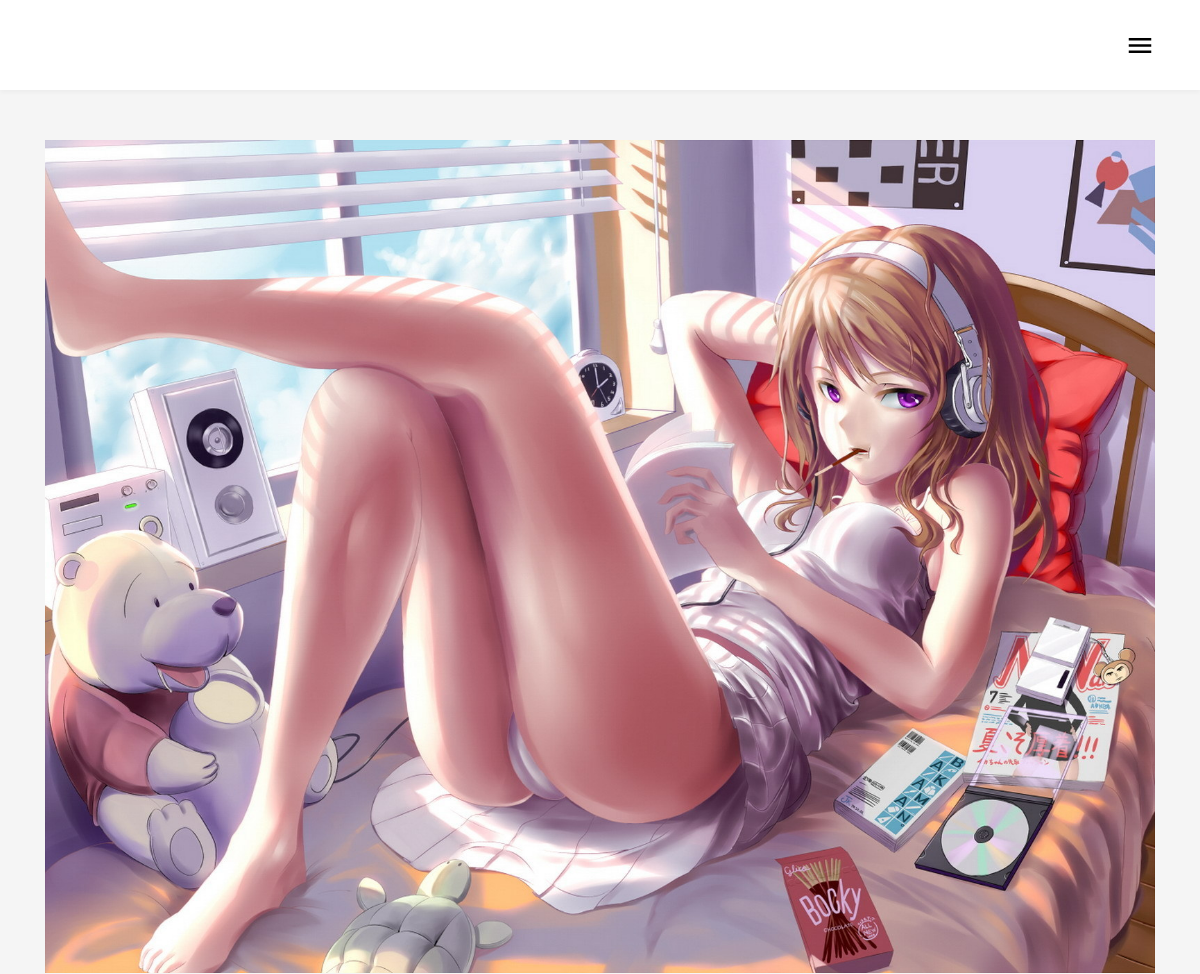
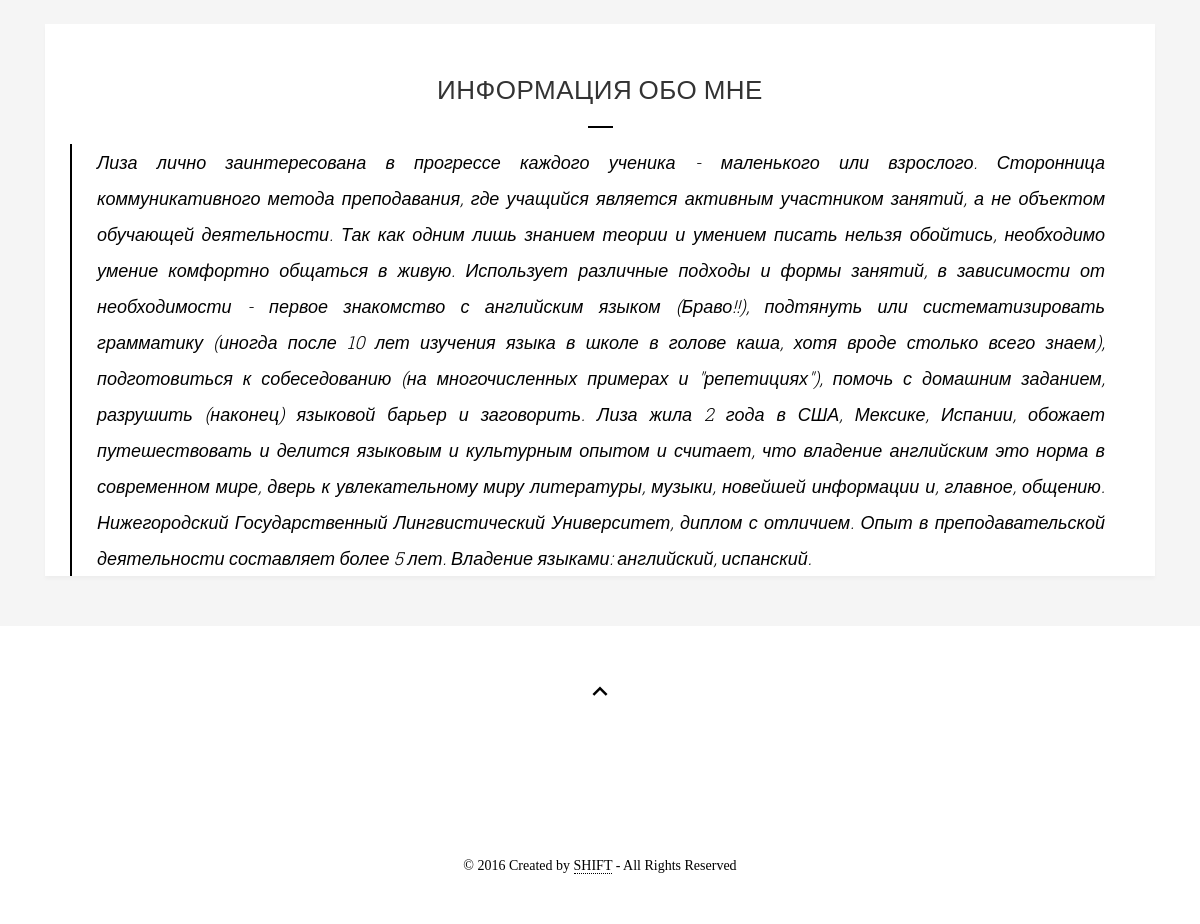
Screenshot of /index.php/main/aboutme with the database file from the repository (2 pictures, top to bottom).
### tables this page shows
CREATE TABLE IF NOT EXISTS `setting` (
  `id` int(5) NOT NULL AUTO_INCREMENT,
  `set` varchar(255) NOT NULL,
  `title` varchar(255) NOT NULL,
  `full_text` text NOT NULL,
  `img` varchar(255) NOT NULL,
  `video` varchar(255) NOT NULL,
  `audio` varchar(255) NOT NULL,
  `add` varchar(255) NOT NULL,
  `add2` varchar(255) NOT NULL,
  PRIMARY KEY (`id`)
);

### application/controllers/Main.php (called while the page is built, shortened)
<?php
class Main extends CI_Controller {
	public $data;
	public function __construct()
        {
			$this->load->model('Main_m');
			$this->data['slider']=$this->Main_m->get_slider();
			$this->data['slider2']=$this->Main_m->get_slider2();
			$this->data['about_me']=$this->Main_m->get_setting('about_me');
			$pos = strpos($this->data['about_me']->full_text, '.');
			$this->data['about_me']->full_text=substr($this->data['about_me']->full_text, 0, $pos);
			$this->data['vaz_news']=$this->Main_m->get_vaz_new();
			$this->data['count']['0']=$this->Main_m->get_count('text');
			$this->data['count']['1']=$this->Main_m->get_count('audio');
			$this->data['count']['2']=$this->Main_m->get_count('video');
			$this->data['count']['3']=$this->Main_m->get_count('chit');
        }
	public function aboutme()
	{
		$this->data['about_me']=$this->Main_m->get_setting('about_me');
		$this->load->view('aboutme',$this->data);
	}
}

### index.php (called while the page is built, shortened)
<?php
require_once BASEPATH.'core/CodeIgniter.php';

### application/models/Main_m.php (called while the page is built, shortened)
<?php
class Main_m extends CI_Model {
		public function get_vaz_new()
        {
				$this->db->where('vazhno','1');
                $query = $this->db->get('news');
                return $query->result();
        }
		public function get_setting($par)
        {
			$this->db->where('set',$par);
                $query = $this->db->get('setting');
                return $query->row();
        }
		public function get_count($par)
        {
			$this->db->where('type', $par);
			$this->db->from('news');
			return $this->db->count_all_results();
		}
}
?>

### application/views/aboutme.php (the view, shortened to what this page needs)
<!DOCTYPE html>
<html lang="en">
  <head>
    <link href="/css/bootstrap.css" rel="stylesheet">
    <link href="/css/fonts.css" rel="stylesheet">
    <link href="/css/main.css" rel="stylesheet">
    <link href="/css/select.css" rel="stylesheet">
    <link href="/css/jquery.mb.YTPlayer.min.css" rel="stylesheet">
    <link href="/css/owl.carousel.css" rel="stylesheet">
	<link href="/css/responsive.css" rel="stylesheet">
    <link rel="stylesheet/less" href="/css/skin.less">
<link rel="stylesheet" href="//maxcdn.bootstrapcdn.com/font-awesome/4.3.0/css/font-awesome.min.css">
  </head>
  <body>
  <div id="un-wrap">
<header class="un-header-wide un-shadow">
	<div class="un-menu-device">
    	<div class="un-container">
            <div class="un-logo-left un-logo-device un-pull-left">
                <a href="index.html"><img src="img/logo-head.png" alt="Inkas"></a>
            </div>
            <div class="un-btn-switch un-pull-right">
                <i class="un-icon-menu"></i>
            </div>
        </div>
    </div>
    <div class="un-share-center">
    </div>
</header>
        <div class="un-page-standard un-page-full">
            <div class="un-container un-content">
                      		<div class="un-item-page">
            	<div class="un-widget-about-photo ">
                    <img src="<?php echo $about_me->img?>" alt="" >
                </div>
                <div class="un-page-caption un-shadow">
                	<div class="un-share-mask"></div>
                	<div class="un-page-head">
                        <div class="un-page-title">Информация обо мне</div>
                        <div class="un-divider-center"></div>
                    </div>
                    <div class="un-page-content">
					<blockquote><?php echo $about_me->full_text?> </blockquote>
                    </div>
            	</div>
			</div>
            </div>
        </div>
        <footer class="un-footer">
            <div class="un-container">
                <div class="un-btn-top">
                    <i class="un-icon-keyboard-arrow-up"></i>
                </div>
                <div class="un-logo-footer">
                    <a href="#"><img src="img/logo-footer.png" alt=""></a>
                </div>
                <div class="un-copy">&copy; 2016 Created by <a href="http://shift.od.ua">SHIFT</a> - All Rights Reserved</div>
            </div>
        </footer>
    </div>
</body>
</html>

### css/main.css (style rules this page uses)
html, body { height: 100%; }
body { background-color: #f5f5f5; font-size: 14px; font-family: 'Century Gothic'; overflow-x: hidden; }
#un-wrap { height: 100%; width: 100%; position: relative; z-index: 1; }
.un-shadow { -webkit-box-shadow: 0px 3px 4px 0px rgba(0,0,0,0.03); -moz-box-shadow: 0px 3px 4px 0px rgba(0,0,0,0.03); box-shadow: 0px 3px 4px 0px rgba(0,0,0,0.03); }
blockquote { padding: 0 25px; margin: 0 0 25px 0; font-size: 18px; line-height: 36px; font-style: italic; font-weight: 300; border-left-width: 2px; border-left-style: solid; font-family: 'Roboto Slab', sans-serif; text-align: justify; }
.un-header-wide { width: 100%; height: 150px; margin-bottom: 50px; background: #fff; position: relative; }
.un-sticky .un-header-wide { height: 70px; }
.un-menu-device { display: none; }
.un-btn-switch { height: 40px; width: 40px; text-align: right; }
.un-btn-switch i { line-height: 40px; font-size: 30px; }
.un-logo-device img { max-height: 40px; }
.un-share-mask { position: absolute; top: 0; right: 0; width: 25px; height: 135px; background: #fff; z-index: 2; }
.un-share-center { top: 125px; width: 100%; height: 30px; z-index: -1; text-align: center; position: absolute; }
.un-sticky .un-share-center { top: 45px; }
.un-divider-center { display: block; width: 25px; border-top-style: solid; border-top-width: 2px; margin: 0 auto 16px auto; }
.un-footer { background: #fff; padding: 50px 0; text-align: center; }
.un-btn-top { margin-bottom: 50px; }
.un-btn-top i { font-size: 30px; cursor: pointer; }
.un-logo-footer { margin-bottom: 50px; }
.un-copy { font-size: 14px; }
.un-copy a { border-bottom-style: dotted; border-bottom-width: 1px; }
.un-widget-about-photo { height: auto; width: 100%; margin-bottom: 25px; }
.un-widget-about-photo img { height: auto; width: 100%; }
.un-item-post, .un-item-page { margin-bottom: 50px; }
.un-page-caption { background-color: #fff; padding: 0 25px; position: relative; }
.un-post-content, .un-page-content { line-height: 24px; }
.un-post-head, .un-page-head { padding-top: 50px; text-align: center; }
.un-page-title { text-transform: uppercase; font-family: 'Cabin', sans-serif; color: #333; margin-bottom: 20px; letter-spacing: 0.5px; font-size: 26px; font-weight: 400; }

### css/responsive.css (style rules this page uses)
@media screen and (max-width: 1200px) { .un-menu-device { display: block; } }
@media screen and (max-width: 1200px) { .un-header-sticky, .un-header-wide { height: 90px; padding: 25px 0; } }

### rows the page displays
setting: img (picture), full_text "Лиза лично заинтересована в прогрессе каждого ученика - маленького или взрослого. Сторонница коммуникативного метода преподавания, где учащийся является активным участником занятий, а не объектом обучающей деятельности. Так как одним лишь знанием теории и умением писать нельзя обойтись, необходимо умение комфортно общаться в живую. Использует различные подходы и формы занятий, в зависимости от необходимости - первое знакомство с английским языком (Браво!!), подтянуть или систематизировать грамматику (иногда после 10 лет изучения языка в школе в голове каша, хотя вроде столько всего знаем), подготовиться к собеседованию (на многочисленных примерах и \"репетициях\"), помочь с домашним заданием,…"
